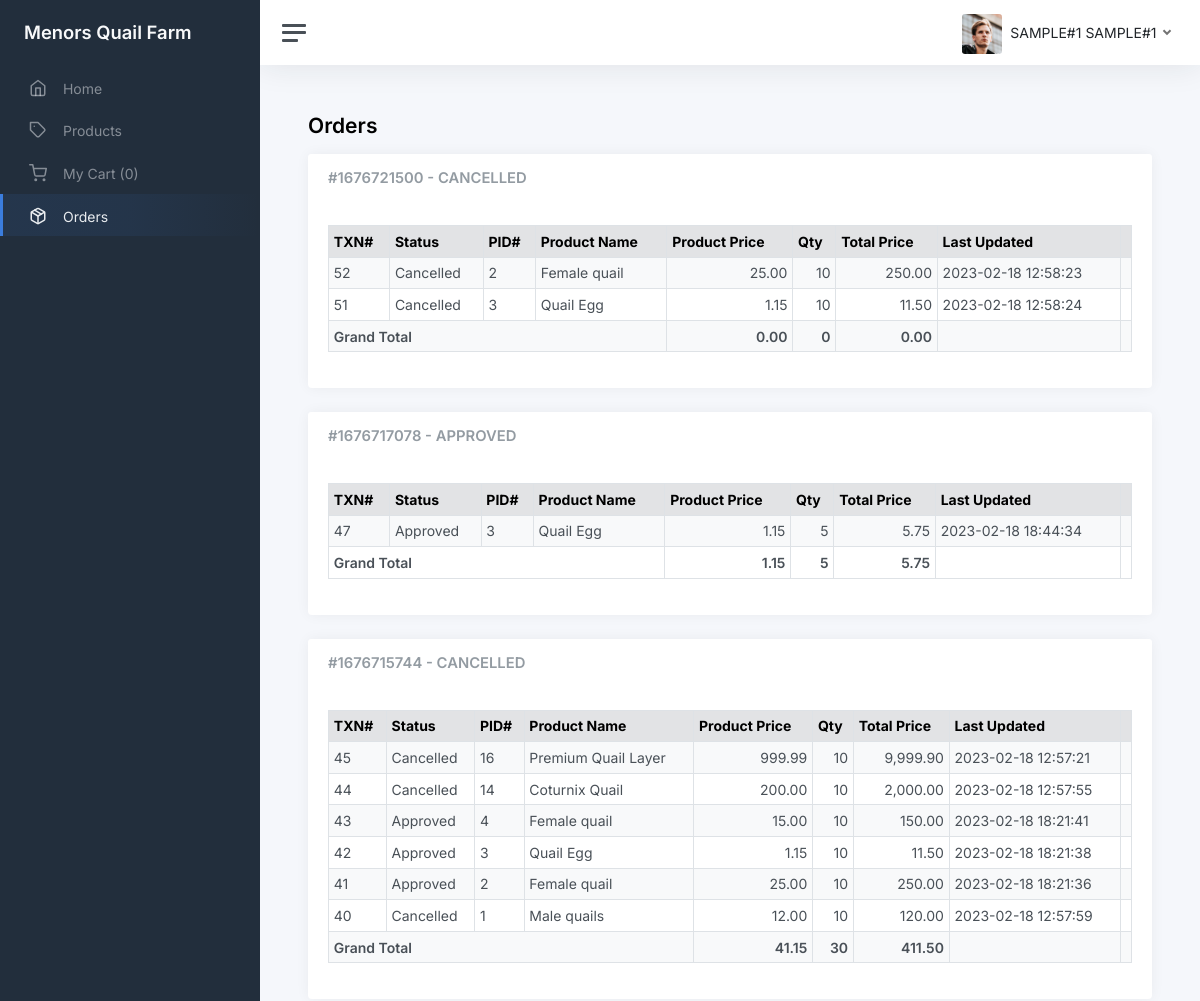
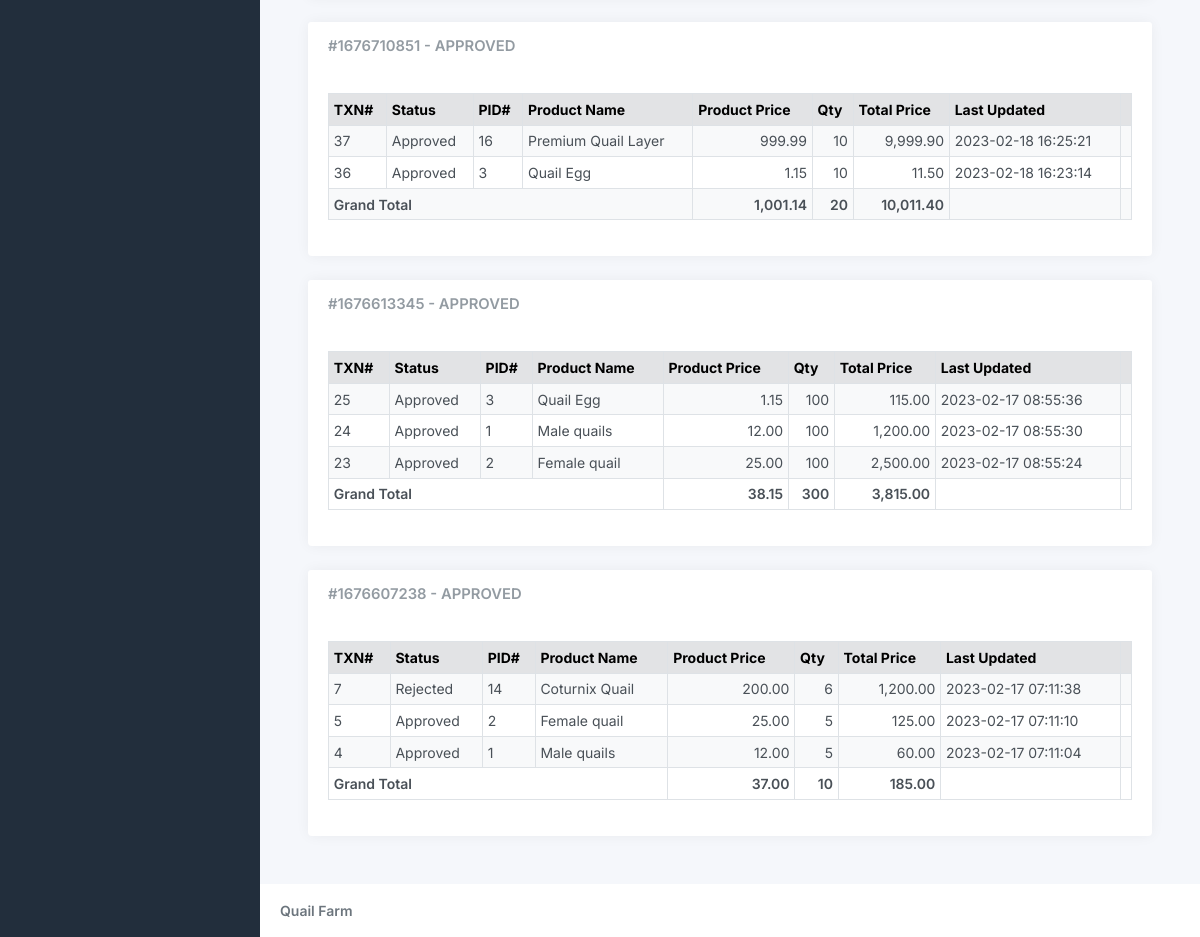
Page /customer/orders.php (signed in) on the committed database (2 pictures, top to bottom).
### tables this page shows
CREATE TABLE `tbl_transactions` (
  `id` int(11) NOT NULL AUTO_INCREMENT,
  `invoice_id` int(11) DEFAULT NULL,
  `price` decimal(15,2) DEFAULT NULL,
  `qty` int(11) DEFAULT NULL,
  `product_id` int(11) DEFAULT NULL,
  `buyer_id` int(11) DEFAULT NULL,
  `seller_id` int(11) DEFAULT NULL,
  `status_id` int(11) DEFAULT 1,
  `date_created` datetime DEFAULT current_timestamp(),
  `is_deleted` int(11) DEFAULT 0,
  `date_updated` datetime DEFAULT current_timestamp(),
  PRIMARY KEY (`id`)
);

CREATE TABLE `tbl_status` (
  `id` int(11) NOT NULL AUTO_INCREMENT,
  `status` varchar(45) DEFAULT NULL,
  PRIMARY KEY (`id`)
);

CREATE TABLE `tbl_product` (
  `id` int(11) NOT NULL AUTO_INCREMENT,
  `category_id` int(11) DEFAULT NULL,
  `name` varchar(45) DEFAULT NULL,
  `description` varchar(45) DEFAULT NULL,
  `image` varchar(255) DEFAULT NULL,
  `price` decimal(5,2) DEFAULT 0.00,
  `date_created` datetime DEFAULT current_timestamp(),
  `created_by` int(11) DEFAULT NULL,
  `is_deleted` int(11) DEFAULT 0,
  `expiration_date` date DEFAULT NULL,
  PRIMARY KEY (`id`)
);

### functions.php (called while the page is built, shortened)
<?php
function get_list($sql)
{
    $result = mysqli_query($_SESSION['conn'], $sql);
    $temp = array();
    while ($row = $result->fetch_assoc()) {
        $temp[] = $row;
    }
    return $temp;
}

### customer/orders.php (the view, shortened to what this page needs)
<?php include_once('header.php') ?>
<?php
$customer_id = $_SESSION['user']->id;
$tmp = array();
$tmp_res = get_list("select t.id,t.qty,s.status,t.date_updated,t.status_id,i.invoice, i.date_created as invoice_date,is.status as `invoice_status`, p.id as `product_id`,p.name,p.price as product_price from tbl_transactions t inner join tbl_status s on s.id = t.status_id inner join tbl_invoice i on i.id = t.invoice_id  inner join tbl_product p on p.id = t.product_id inner join tbl_invoice_status `is` on is.id = i.status_id where t.is_deleted = 0 and t.status_id > 1 and buyer_id = '$customer_id' and p.is_deleted = 0 order by t.date_created desc");
foreach ($tmp_res as $res) {
  $tmp['invoice'][$res['invoice']][$res['id']] = $res;
  $tmp['status'][$res['invoice']] = $res['invoice_status'];
}
?>
<main class="content">
  <div class="container-fluid p-0">
    <h1 class="h3 mb-3"><strong>Orders</strong></h1>
    <?php if (isset($tmp['invoice'])) { ?>
      <?php foreach ($tmp['invoice'] as $res => $invoice_key) { ?>
        <div class="col-12 col-lg-12 mb-3">
          <div class="card">
            <div class="card-header">
              <h5 class="card-title mb-0">#<?php echo $res; ?> - <?php echo $tmp['status'][$res]; ?></h5>
            </div>
            <div class="card-body" id="<?php echo str_replace('#', '', 'accordion_' . $res); ?>">
              <table class="table table-sm table-striped table-hover table-bordered" style="width:100%">
                <thead class="table-secondary">
                  <tr>
                    <th scope="col">TXN#</th>
                    <th scope="col">Status</th>
                    <th scope="col">PID#</th>
                    <th scope="col">Product Name</th>
                    <th scope="col">Product Price</th>
                    <th scope="col">Qty</th>
                    <th scope="col">Total Price</th>
                    <th scope="col">Last Updated</th>
                    <th scope="col"></th>
                  </tr>
                </thead>
                <tbody>
                  <?php
                  $price = 0;
                  $total_price = 0;
                  $qty = 0; ?>
                  <?php foreach ($tmp['invoice'][$res] as $sub_res) { ?>
                    <tr>
                      <td><?php echo $sub_res['id']; ?></td>
                      <td><?php echo ucwords($sub_res['status']); ?></td>
                      <td><?php echo $sub_res['product_id']; ?></td>
                      <td><?php echo $sub_res['name']; ?></td>
                      <td class="text-end"><?php echo number_format($sub_res['product_price'], 2); ?></td>
                      <td class="text-end"><?php echo $sub_res['qty']; ?></td>
                      <td class="text-end"><?php echo number_format($sub_res['product_price'] * $sub_res['qty'], 2); ?></td>
                      <td><?php echo $sub_res['date_updated']; ?></td>
                      <td class="text-end" style="width: 0.1%;">
                      </td>
                    </tr>
                    <?php $price +=       (in_array(intval($sub_res['status_id']), array(1, 5, 6))) ? 0 :  $sub_res['product_price']; ?>
                    <?php $total_price += (in_array(intval($sub_res['status_id']), array(1, 5, 6))) ? 0 :  $sub_res['product_price'] * $sub_res['qty']; ?>
                    <?php $qty +=         (in_array(intval($sub_res['status_id']), array(1, 5, 6))) ? 0 :  $sub_res['qty']; ?>
                  <?php } ?>
                  <tr class="fw-bold">
                    <td colspan="4">Grand Total</td>
                    <td id="total_price" class="text-end"><?php echo number_format($price, 2); ?></td>
                    <td id="total_qty" class="text-end"><?php echo $qty; ?></td>
                    <td id="total_final_price" class="text-end"><?php echo number_format($total_price, 2); ?></td>
                    <td></td>
                    <td></td>
                  </tr>
                </tbody>
              </table>
            </div>
          </div>
        </div>
      <?php } ?>
    <?php } ?>
  </div>
</main>
<?php include_once('footer.php') ?>

### rows in the picture
tbl_transactions: id "52", status.status "Cancelled", product "2", product.name "Female quail", product.price "25.00", qty "10", $sub_res['product_price'] * $sub_res['qty'] "250.00", date_updated "2023-02-18 12:58:23"
tbl_transactions: id "51", status.status "Cancelled", product "3", product.name "Quail Egg", product.price "1.15", qty "10", $sub_res['product_price'] * $sub_res['qty'] "11.50", date_updated "2023-02-18 12:58:24"
tbl_transactions: id "47", status.status "Approved", product "3", product.name "Quail Egg", product.price "1.15", qty "5", $sub_res['product_price'] * $sub_res['qty'] "5.75", date_updated "2023-02-18 18:44:34"
tbl_transactions: id "45", status.status "Cancelled", product "16", product.name "Premium Quail Layer", product.price "999.99", qty "10", $sub_res['product_price'] * $sub_res['qty'] "9,999.90", date_updated "2023-02-18 12:57:21"
tbl_transactions: id "44", status.status "Cancelled", product "14", product.name "Coturnix Quail", product.price "200.00", qty "10", $sub_res['product_price'] * $sub_res['qty'] "2,000.00", date_updated "2023-02-18 12:57:55"
tbl_transactions: id "43", status.status "Approved", product "4", product.name "Female quail", product.price "15.00", qty "10", $sub_res['product_price'] * $sub_res['qty'] "150.00", date_updated "2023-02-18 18:21:41"
tbl_transactions: id "42", status.status "Approved", product "3", product.name "Quail Egg", product.price "1.15", qty "10", $sub_res['product_price'] * $sub_res['qty'] "11.50", date_updated "2023-02-18 18:21:38"
tbl_transactions: id "41", status.status "Approved", product "2", product.name "Female quail", product.price "25.00", qty "10", $sub_res['product_price'] * $sub_res['qty'] "250.00", date_updated "2023-02-18 18:21:36"
tbl_transactions: id "40", status.status "Cancelled", product "1", product.name "Male quails", product.price "12.00", qty "10", $sub_res['product_price'] * $sub_res['qty'] "120.00", date_updated "2023-02-18 12:57:59"
tbl_transactions: id "37", status.status "Approved", product "16", product.name "Premium Quail Layer", product.price "999.99", qty "10", $sub_res['product_price'] * $sub_res['qty'] "9,999.90", date_updated "2023-02-18 16:25:21"
tbl_transactions: id "36", status.status "Approved", product "3", product.name "Quail Egg", product.price "1.15", qty "10", $sub_res['product_price'] * $sub_res['qty'] "11.50", date_updated "2023-02-18 16:23:14"
tbl_transactions: id "25", status.status "Approved", product "3", product.name "Quail Egg", product.price "1.15", qty "100", $sub_res['product_price'] * $sub_res['qty'] "115.00", date_updated "2023-02-17 08:55:36"
tbl_transactions: id "24", status.status "Approved", product "1", product.name "Male quails", product.price "12.00", qty "100", $sub_res['product_price'] * $sub_res['qty'] "1,200.00", date_updated "2023-02-17 08:55:30"
tbl_transactions: id "23", status.status "Approved", product "2", product.name "Female quail", product.price "25.00", qty "100", $sub_res['product_price'] * $sub_res['qty'] "2,500.00", date_updated "2023-02-17 08:55:24"
tbl_transactions: id "7", status.status "Rejected", product "14", product.name "Coturnix Quail", product.price "200.00", qty "6", $sub_res['product_price'] * $sub_res['qty'] "1,200.00", date_updated "2023-02-17 07:11:38"
tbl_transactions: id "5", status.status "Approved", product "2", product.name "Female quail", product.price "25.00", qty "5", $sub_res['product_price'] * $sub_res['qty'] "125.00", date_updated "2023-02-17 07:11:10"
tbl_transactions: id "4", status.status "Approved", product "1", product.name "Male quails", product.price "12.00", qty "5", $sub_res['product_price'] * $sub_res['qty'] "60.00", date_updated "2023-02-17 07:11:04"

### other values in the picture
$_SESSION['user']->first_name "SAMPLE#1"
$_SESSION['user']->last_name "SAMPLE#1"
$res "1676721500"
$tmp['status'][$res] "CANCELLED"
$price "0.00"
$qty "0"
$total_price "0.00"
$res "1676717078"
$tmp['status'][$res] "APPROVED"
$price "1.15"
$qty "5"
$total_price "5.75"
$res "1676715744"
$price "41.15"
$qty "30"
